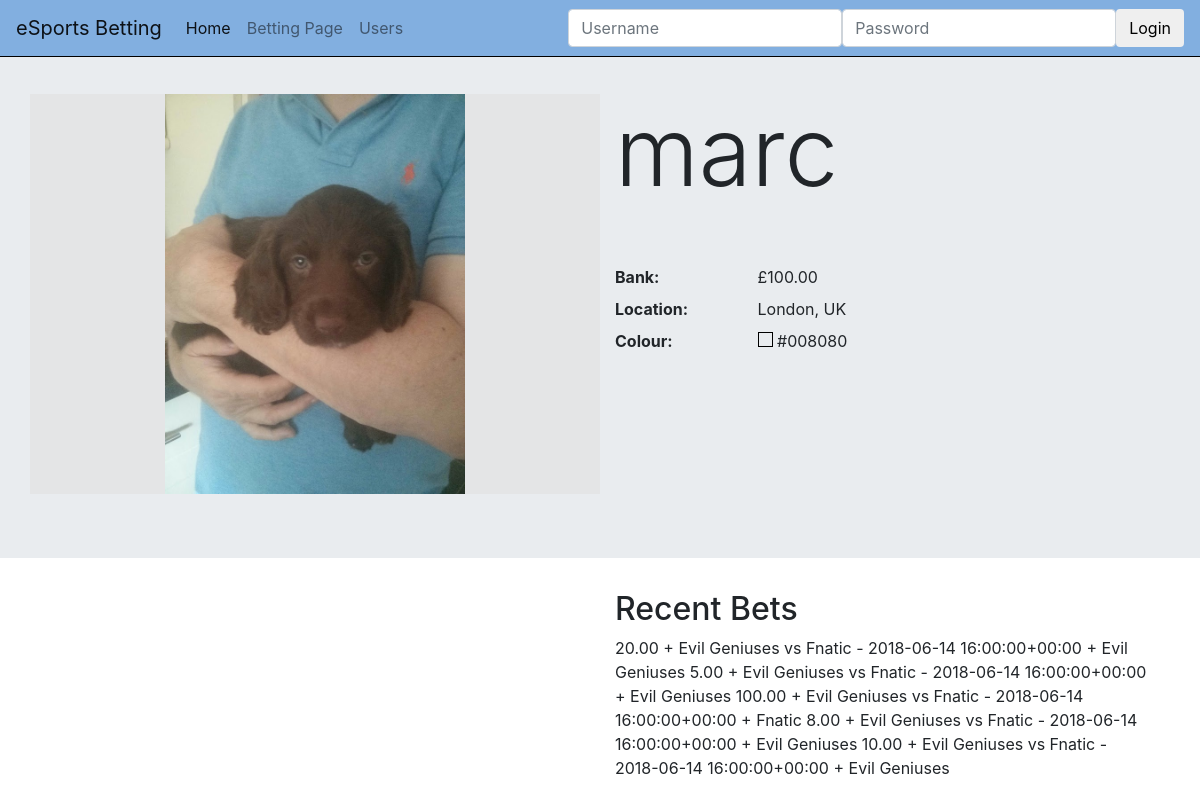
/profiles/marc/, run on an earlier commit of the app's database.
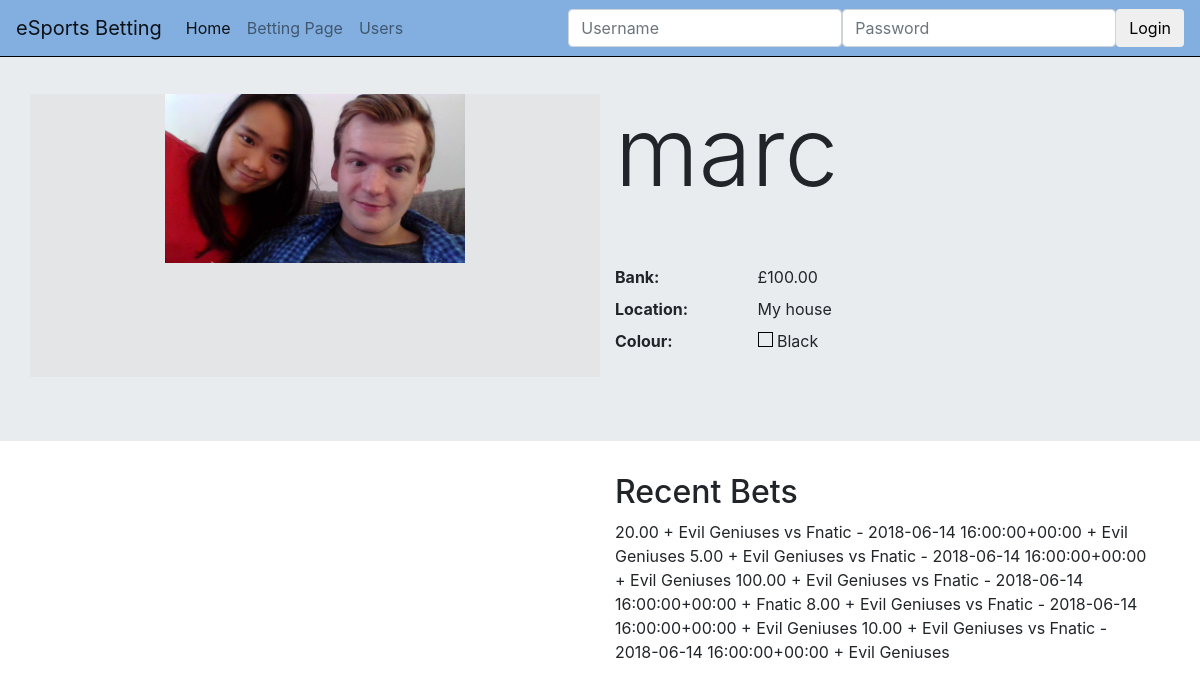
And on a later commit of the database.
### profiles/models.py (models this page shows, shortened)
class Profile(models.Model):
    user = models.OneToOneField(User, on_delete=models.PROTECT)
    location = models.CharField(max_length=120, null=True, blank=True)
    picture = models.ImageField(upload_to=upload_location,null=True,blank=True)
    colour = ColorField(max_length=7, null=False, blank=False, default="D3D3D3")
    bank = models.DecimalField(max_digits=6, decimal_places=2, default=0)

### profiles/views.py (the view)
# urls.py: path('<username>/', views.profile_view, name='profile'),
def profile_view(request, username):
    user = get_object_or_404(User, username=username)
    profile, created = Profile.objects.get_or_create(user=user)
    qs = user.bet_set.all().order_by('-created')[:5]
    if request.method == 'POST':
        form = ProfileForm(request.POST, request.FILES)
        if form.is_valid():
            location = form.cleaned_data['location']
            picture = form.cleaned_data['picture']
            colour = form.cleaned_data['colour']
            profile.location = location
            profile.picture = picture
            profile.colour = colour
            profile.save()
            return HttpResponseRedirect('')
    else:
        form = ProfileForm()
    context = {
        "profile":profile,
        "form":form,
        "qs":qs,
    }
    return render(request, "profiles/profile_view.html", context)

### profiles/forms.py
class ProfileForm(forms.Form):
    location = forms.CharField(max_length=120)
    picture = forms.ImageField()
    colour = forms.CharField(
        max_length=7,
        widget=forms.TextInput(
            attrs={
                "class": "jscolor",
                "value": "AB2567"
            }
        )
    )
    def __init__(self, *args, **kwargs):
        super(ProfileForm, self).__init__(*args, **kwargs)
        self.helper = FormHelper()
        self.form_tag = False
        self.helper.layout = Layout(
            Field('location', css_class='input-xlarge'),
            Field('colour', css_class='jscolor'),
            Div(Field('picture', css_class='custom-file-input'), css_class="custom-file"),
            FormActions(
                Submit('save_changes', 'Save changes', css_class="btn btn-primary"),
            )
        )

### userbetting/models.py (called while the page is built)
    def __str__(self):
        return self.name

    def __str__(self):
        return str(self.team_a) + " vs " + str(self.team_b) + " - " + str(self.game_date)

### profiles/templates/profiles/profile_view.html (shortened to what this page needs)
{% extends "base.html" %}
{% load crispy_forms_tags %}
{% load static %}
{% block jumbotron %}
<div class="jumbotron jumbotron-fluid" id="jumbo">
    <div class="container">
    <div class="row">
    <div class="col-md-6" style="background-color: #e4e5e6;">
        {%  if profile.picture %}
        <div style="text-align: center">
            <img align="middle" src="{{ profile.picture.url }}" style="max-width: 300px; max-height: 600px"/>
        </div>
        {% endif %}
    </div>
    <div class="col-md-6">
        <h1 class="display-1">{{ profile.user }}</h1><br><br>
        <dl class="row">
          <dt class="col-sm-3">Bank:</dt>
          <dd class="col-sm-9">£{{ profile.bank }}</dd>
          <dt class="col-sm-3">Location:</dt>
          <dd class="col-sm-9">{{ profile.location }}</dd>
          <dt class="col-sm-3">Colour:</dt>
          <dd class="col-sm-9">
              <div style="width:15px;height:15px;border:1px solid #000;display: inline-block;background-color: #{{ profile.colour }};"></div>
              {{ profile.colour }}
          </dd>
    </div>
    </div>
    </div>
</div>
{% endblock %}
{% block content %}
    <div class="row">
    <div class="col-md-6">
    </div>
    <div class="col-md-6">
        <h2>
            Recent Bets
        </h2>
        <p>
            {% for bet in qs %}
                {{ bet.amount }} + {{ bet.game }} + {{ bet.chosen_team }}
            {% endfor %}
        </p>
    </div>
    </div>
{% endblock %}

What changed in the data, as far as the page shows it:
changed Profile "marc": picture: a different picture; location "London, UK" → "My house"; colour "#008080" → "Black"
